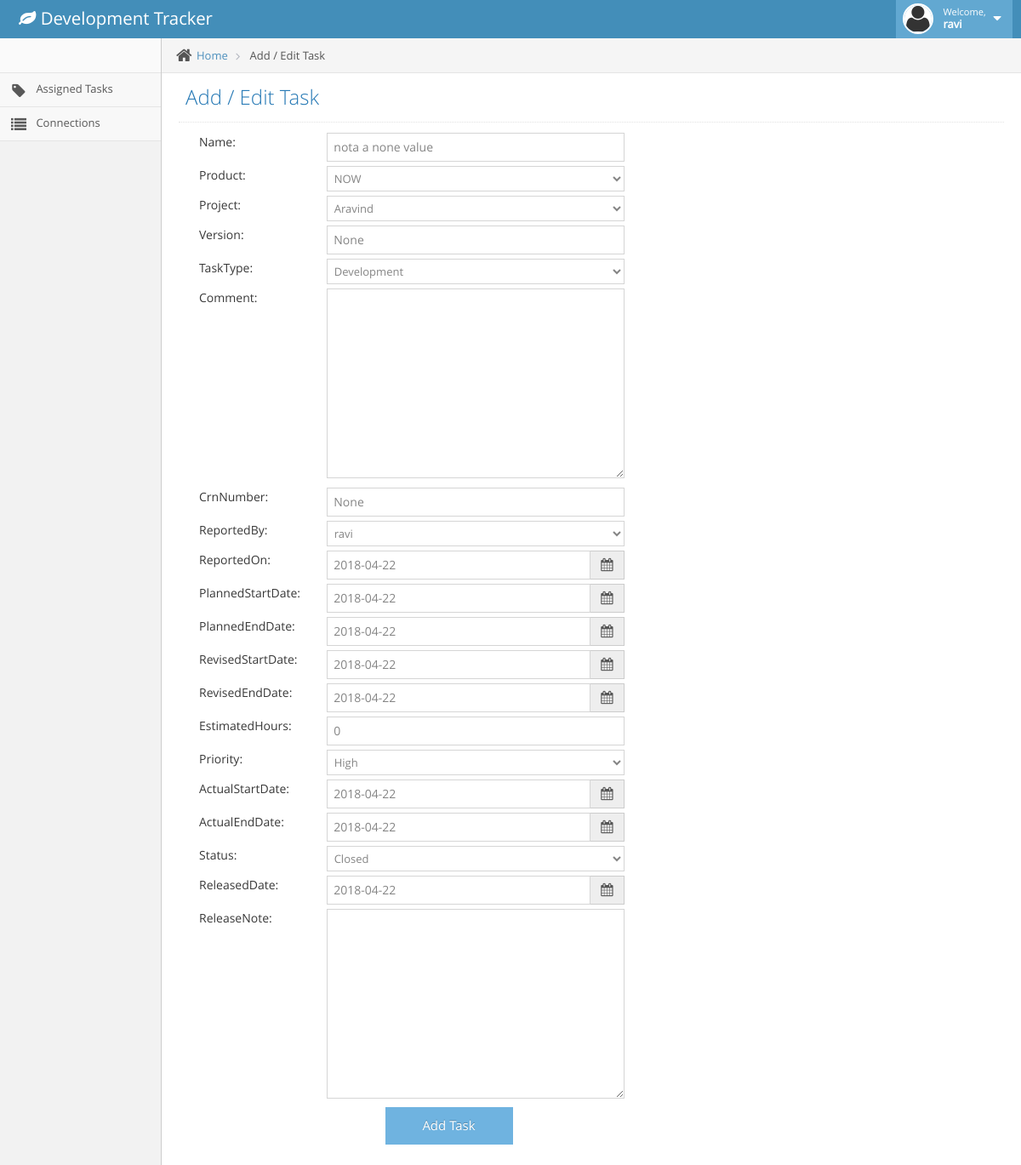
/task/NOWARV6 (signed in), run on an earlier commit of the app's database.
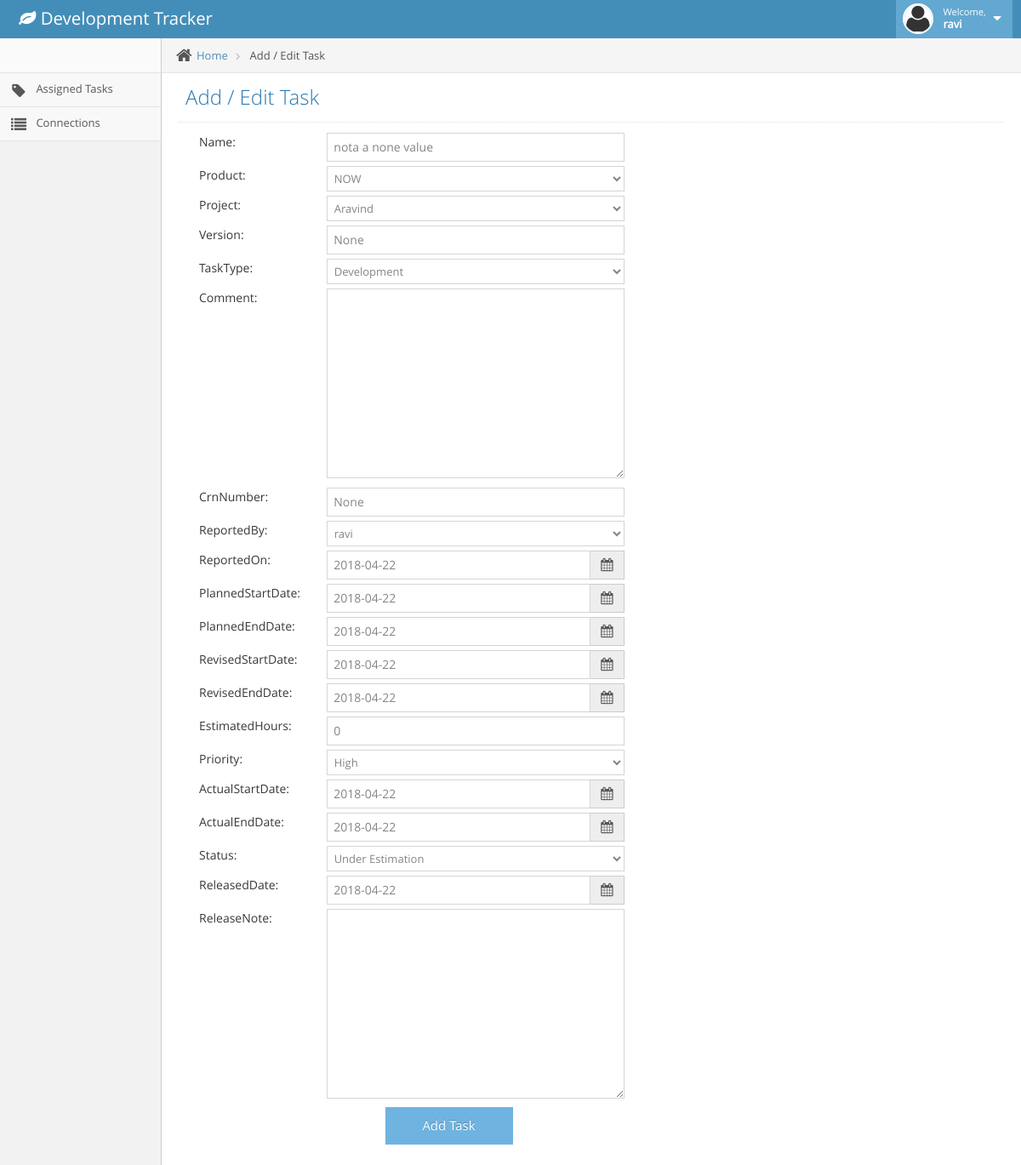
And on a later commit of the database.
### task/models.py (models this page shows, shortened)
class task(models.Model):
    code = models.CharField(max_length=100, primary_key=True)
    name = models.CharField(max_length=500, null=True, blank=True)
    product = models.ForeignKey('product', on_delete=models.SET_NULL, null=True)
    project = models.ForeignKey('project', on_delete=models.SET_NULL, null=True)
    version = models.CharField(max_length=5, null=True, blank=True)
    taskType = models.CharField(max_length=5, choices=TASKTYPE_CHOICES, default='DEV', null=True, blank=True)
    comment = models.TextField(null=True, blank=True)
    crnNumber = models.CharField(max_length=100, null=True, blank=True)
    reportedBy = models.ForeignKey(User, on_delete=models.SET_NULL, null=True)
    reportedOn = models.DateField(null=True, blank=True)
    plannedStartDate = models.DateField(null=True, blank=True)
    plannedEndDate = models.DateField(null=True, blank=True)
    revisedStartDate = models.DateField(null=True, blank=True)
    revisedEndDate = models.DateField(null=True, blank=True)
    estimatedHours = models.CharField(max_length=5, default=0, null=True, blank=True)
    priority = models.CharField(max_length=5, choices=TASK_PRIORITY, default='LOW', null=True, blank=True)
    actualStartDate = models.DateField(null=True, blank=True)
    actualEndDate = models.DateField(null=True, blank=True)
    status = models.ForeignKey('taskStatus', on_delete=models.SET_NULL, null=True)
    releasedDate = models.DateField( null=True, blank=True)
    releaseNote = models.TextField(null=True, blank=True)
    addedBy = models.ForeignKey(User, on_delete=models.SET_NULL, null=True, related_name='%(class)s_addedBy', blank=True)
    addedOn  = models.DateTimeField(default=datetime.now(), null=True, blank=True)
    class Meta:
        ordering = ['priority', 'addedOn']

class taskStatus(models.Model):
    code = models.CharField(max_length=10, primary_key=True)
    name = models.CharField(max_length=100)
    def __str__(self):
        return self.name

class product(models.Model):
    code = models.CharField(max_length=10, primary_key=True)
    name = models.CharField(max_length=100)
    def __str__(self):
        return self.name

class project(models.Model):
    code = models.CharField(max_length=10, primary_key=True)
    name = models.CharField(max_length=100)
    def __str__(self):
        return self.name

### task/views.py (the view, shortened to what this page needs)
# urls.py: path('task/<slug:pk>', task_view.addtask, name='task'),
@login_required
def addtask(request, pk=None):
    for group in request.user.groups.all():
        if group.name == 'Engineer':
            print('now redirect')
            return HttpResponseRedirect('task/assignedTask')
    print('++ inside the function')
    if request.method == 'POST' or pk != None:
        if pk == None:
            form = modelForm.addTask(request.POST)
        else:
            myy = get_object_or_404(task, pk=pk)
            form = modelForm.addTask(request.POST or None, instance=myy)
        print('++ before form validation')
    else:
        print("+++++++++new form is created++++++++++", pk)
        form = modelForm.addTask()
    return render(request, 'task/addtask.html', {'form': form})

### task/modelForm.py
class addTask(forms.ModelForm):
    class Meta:
        model = task
        fields = '__all__'

### task/templates/task/addtask.html (shortened to what the changed rows need)
{% extends "task/base.html" %}
{% block pageHeader %}
	<h1>
		Add / Edit Task
	</h1>
{% endblock %}
{% block content %}
<form action="" method="post" >
<div class="col-xs-10" style="margin-bottom:5px">
    <input style="width:350px" value="{% if form.name.value != None%} {{form.name.value}}{% endif%}" type="text" name="name" maxlength="500" id="id_name"/>
</div>
<div class="col-xs-10" style="margin-bottom:5px">
    <select style="width:350px" name="product" required id="id_product">
        {% for x,y in form.fields.product.choices %}
        <option value="{{x}}"{% if form.product.value == x %} selected {% endif %}>{{y}}</option>
        {% endfor %}
    </select>
</div>
    <div class="col-xs-10" style="margin-bottom:5px">
        <select style="width:350px" name="project" required id="id_project">
            {% for x,y in form.fields.project.choices %}
            <option value="{{x}}"{% if form.project.value == x %} selected {% endif %}>{{y}}</option>
            {% endfor %}
        </select>
    </div>
<div class="col-xs-10" style="margin-bottom:5px">
    <input style="width:350px" value="{% if form.version.value != None %} {{form.version.value}}{% endif%}" type="text" name="version" maxlength="5" id="id_version"/>
</div>
<div class="col-xs-10" style="margin-bottom:5px">
    <select style="width:350px" name="taskType" id="id_taskType">
        <option value="DEV" {% if form.taskType.value == "DEV" %} selected {% endif %}>Development</option>
    </select>
</div>
<div class="col-xs-10" style="margin-bottom:5px"  >
    <input style="width:350px" value="{% if form.crnNumber.value != None %} {{form.crnNumber.value}}{% endif%}" type="text" name="crnNumber" maxlength="100" id="id_crnNumber"/>
</div>
    <div class="col-xs-10" style="margin-bottom:5px">
        <div class="input-group" style="width:350px">
            <input class="form-control date-picker  col-sm-5" name="reportedOn" value="{% if form.reportedOn.value != None %} {{form.reportedOn.value|date:"o-m-d"}} {% endif %}" id="id_reportedOn"
                   data-date-format="yyyy-mm-dd" type="text">
            <span class="input-group-addon">
		<i class="fa fa-calendar bigger-110"></i>
	</span>
        </div>
    </div>
    <div class="col-xs-10" style="margin-bottom:5px">
        <div class="input-group" style="width:350px">
            <input class="form-control date-picker  col-sm-5" name="plannedStartDate" value="{% if form.plannedStartDate.value != None %} {{form.plannedStartDate.value|date:"o-m-d"}} {% endif %}" id="id_plannedStartDate"
                   data-date-format="yyyy-mm-dd" type="text">
            <span class="input-group-addon">
		<i class="fa fa-calendar bigger-110"></i>
	</span>
        </div>
    </div>
    <div class="col-xs-10" style="margin-bottom:5px">
        <div class="input-group" style="width:350px">
            <input class="form-control date-picker  col-sm-5" name="plannedEndDate" value="{% if form.plannedEndDate.value != None %} {{form.plannedEndDate.value|date:"o-m-d"}} {% endif %}" id="id_plannedEndDate"
                   data-date-format="yyyy-mm-dd" type="text">
            <span class="input-group-addon">
		<i class="fa fa-calendar bigger-110"></i>
	</span>
        </div>
    </div>
    <div class="col-xs-10" style="margin-bottom:5px">
        <div class="input-group" style="width:350px">
            <input class="form-control date-picker  col-sm-5" name="revisedStartDate" value="{% if form.revisedStartDate.value != None %} {{form.revisedStartDate.value|date:"o-m-d"}} {% endif %}" id="id_revisedStartDate"
                   data-date-format="yyyy-mm-dd" type="text">
            <span class="input-group-addon">
		<i class="fa fa-calendar bigger-110"></i>
	</span>
        </div>
    </div>
    <div class="col-xs-10" style="margin-bottom:5px">
        <div class="input-group" style="width:350px">
            <input class="form-control date-picker  col-sm-5" name="revisedEndDate" value="{% if form.revisedEndDate.value != None %} {{form.revisedEndDate.value|date:"o-m-d"}} {% endif %}" id="id_revisedEndDate"
                   data-date-format="yyyy-mm-dd" type="text">
            <span class="input-group-addon">
		<i class="fa fa-calendar bigger-110"></i>
	</span>
        </div>
    </div>
    <div class="col-xs-10" style="margin-bottom:5px">
        <div class="input-group" style="width:350px">
            <input class="form-control date-picker  col-sm-5" name="actualStartDate" value="{% if form.actualStartDate.value != None %} {{form.actualStartDate.value|date:"o-m-d"}} {% endif %}" id="id_actualStartDate"
                   data-date-format="yyyy-mm-dd" type="text">
            <span class="input-group-addon">
		<i class="fa fa-calendar bigger-110"></i>
	</span>
        </div>
    </div>
    <div class="col-xs-10" style="margin-bottom:5px">
        <div class="input-group" style="width:350px">
            <input class="form-control date-picker  col-sm-5" name="actualEndDate" value="{% if form.actualEndDate.value != None %} {{form.actualEndDate.value|date:"o-m-d"}} {% endif %}" id="id_actualEndDate"
                   data-date-format="yyyy-mm-dd" type="text">
            <span class="input-group-addon">
		<i class="fa fa-calendar bigger-110"></i>
	</span>
        </div>
    </div>
<div class="col-xs-10" style="margin-bottom:5px">
    <select style="width:350px" name="status" required id="id_status">
        {% for x,y in form.fields.status.choices %}
        <option value="{{x}}"{% if form.status.value == x %} selected {% endif %}>{{y}}</option>
        {% endfor %}
    </select>
</div>
    <div class="col-xs-10" style="margin-bottom:5px">
        <div class="input-group" style="width:350px">
            <input class="form-control date-picker  col-sm-5" name="releasedDate" value="{% if form.releasedDate.value != None %} {{form.releasedDate.value|date:"o-m-d"}} {% endif %}" id="id_releasedDate"
                   data-date-format="yyyy-mm-dd" type="text">
            <span class="input-group-addon">
		<i class="fa fa-calendar bigger-110"></i>
	</span>
        </div>
    </div>
  </form>
{% endblock %}

What changed in the data, as far as the page shows it:
changed task "nota a none value": status "Closed" → "Under Estimation"
